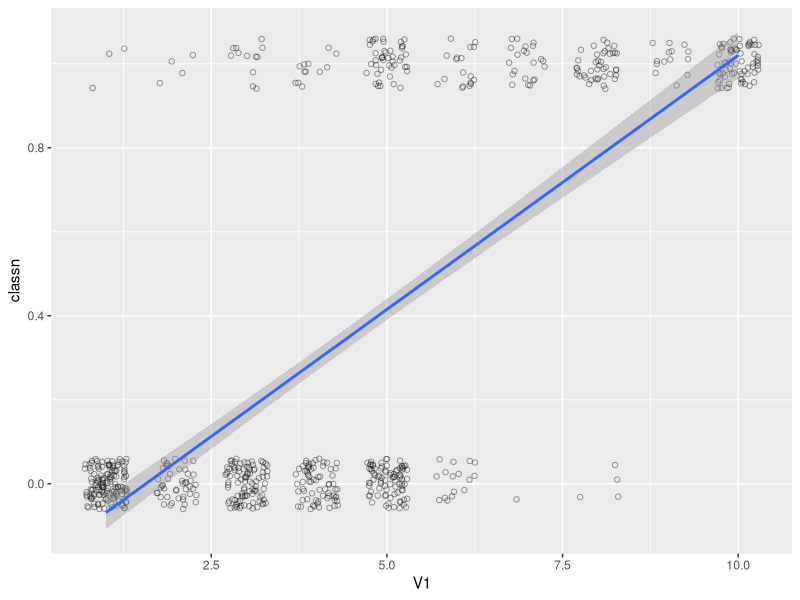

This figure's R source:
## ---- chunk 1
library(MASS)
library(ggplot2)

b <- biopsy
#b

b$classn[b$class=="benign"] <- 0
b$classn[b$class=="malignant"] <- 1
#b

#fit logistic regression line
#use smoothing method glm with binomial formula
ggplot(b, aes(x=V1, y=classn)) + 
  geom_point(position=position_jitter(width=0.3, height=0.06), alpha=0.4,
             shape=21, size=1.5) + 
  stat_smooth(method=glm, family=binomial)
